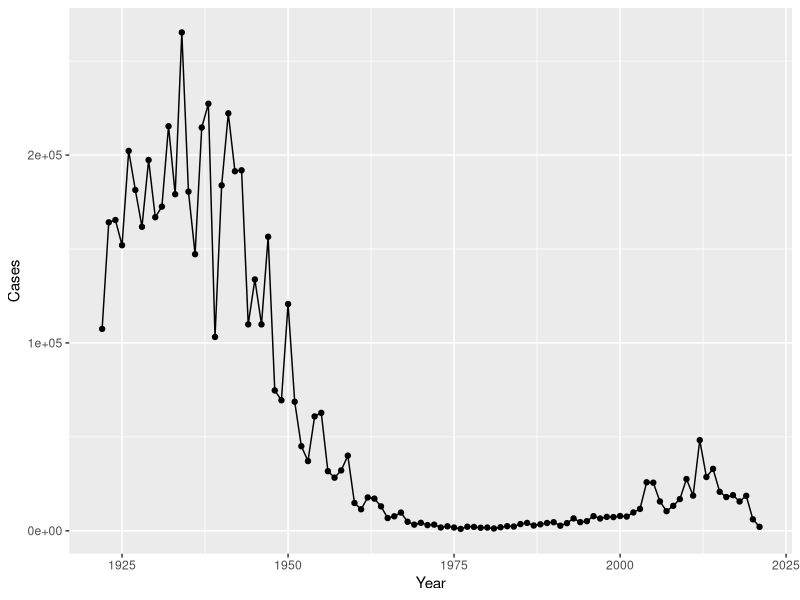
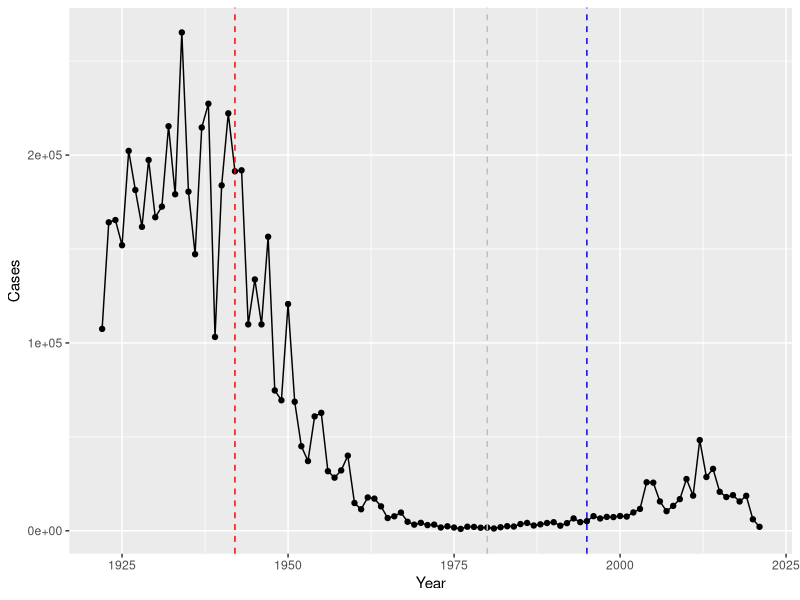

Source code (R) for these figures, in order: (Note: this script raises an error after producing the figures.)
## ---- chunk 1
cdc <- data.frame(
                                 Year = c(1922L,1923L,1924L,1925L,
                                          1926L,1927L,1928L,1929L,1930L,1931L,
                                          1932L,1933L,1934L,1935L,1936L,
                                          1937L,1938L,1939L,1940L,1941L,1942L,
                                          1943L,1944L,1945L,1946L,1947L,
                                          1948L,1949L,1950L,1951L,1952L,
                                          1953L,1954L,1955L,1956L,1957L,1958L,
                                          1959L,1960L,1961L,1962L,1963L,
                                          1964L,1965L,1966L,1967L,1968L,1969L,
                                          1970L,1971L,1972L,1973L,1974L,
                                          1975L,1976L,1977L,1978L,1979L,1980L,
                                          1981L,1982L,1983L,1984L,1985L,
                                          1986L,1987L,1988L,1989L,1990L,
                                          1991L,1992L,1993L,1994L,1995L,1996L,
                                          1997L,1998L,1999L,2000L,2001L,
                                          2002L,2003L,2004L,2005L,2006L,2007L,
                                          2008L,2009L,2010L,2011L,2012L,
                                          2013L,2014L,2015L,2016L,2017L,2018L,
                                          2019L,2020L,2021L),
         Cases = c(107473,164191,165418,152003,
                                          202210,181411,161799,197371,
                                          166914,172559,215343,179135,265269,
                                          180518,147237,214652,227319,103188,
                                          183866,222202,191383,191890,109873,
                                          133792,109860,156517,74715,69479,
                                          120718,68687,45030,37129,60886,
                                          62786,31732,28295,32148,40005,
                                          14809,11468,17749,17135,13005,6799,
                                          7717,9718,4810,3285,4249,3036,
                                          3287,1759,2402,1738,1010,2177,2063,
                                          1623,1730,1248,1895,2463,2276,
                                          3589,4195,2823,3450,4157,4570,
                                          2719,4083,6586,4617,5137,7796,6564,
                                          7405,7298,7867,7580,9771,11647,
                                          25827,25616,15632,10454,13278,
                                          16858,27550,18719,48277,28639,32971,
                                          20762,17972,18975,15609,18617,
                                          6124,2116)
       )
## ---- chunk 2
library(ggplot2)
ggplot(cdc)+
  aes(x= Year, y= Cases)+
  geom_point()+
  geom_line()
## ---- chunk 3
library(ggplot2)
ggplot(cdc)+
  aes(x= Year, y= Cases)+
  geom_point()+
  geom_line()+
  geom_vline(xintercept= 1942, linetype= 2, color= "red")+
  geom_vline(xintercept= 1980, linetype= 2, color= "grey")+
  geom_vline(xintercept= 1995, linetype= 2, color= "blue")


## ---- chunk 4
library(jsonlite)
subject <- read_json("https://www.cmi-pb.org/api/subject", simplifyVector = TRUE) 
head(subject)
## ---- chunk 5
table(subject$infancy_vac)
## ---- chunk 6
table(subject$biological_sex)
## ---- chunk 7
table(subject$race)
## ---- chunk 8
table(subject$race, subject$biological_sex)
## ---- chunk 9
specimen <- read_json("http://cmi-pb.org/api/specimen", simplifyVector = TRUE)
head(specimen)
## ---- chunk 10
library(dplyr)

meta <- inner_join(subject, specimen)
head(meta)
## ---- chunk 11
library(jsonlite)

ab <- read_json("http://cmi-pb.org/api/ab_titer", simplifyVector = TRUE)

head(ab)
## ---- chunk 12
abdata <- inner_join(meta, ab)
## ---- chunk 13
dim(abdata)
## ---- chunk 14
table(abdata$isotype)
## ---- chunk 15
table(abdata$visit)
## ---- chunk 16
ig1 <- abdata %>% filter(isotype == "IgG1", visit!=8)
head(ig1)

## ---- chunk 17
library(ggplot2)
ggplot(ig1) +
  aes(MFI, antigen) +
  geom_boxplot() + 
  facet_wrap(vars(visit), nrow=2)
